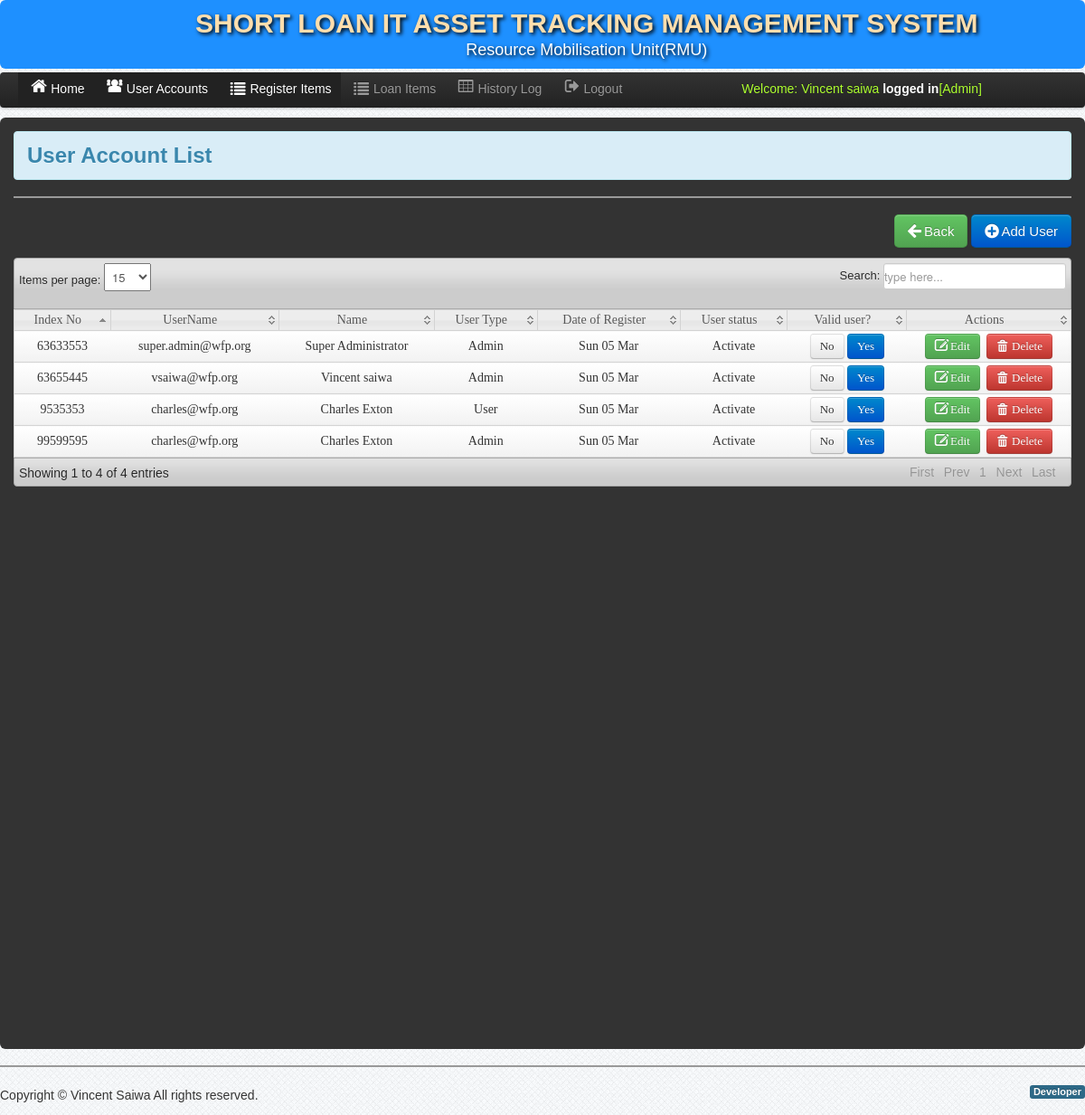
The app's page /Admin/user_account.php (signed in) with its own data.
### tables this page shows
CREATE TABLE `user` (
  `User_id` int(11) NOT NULL,
  `index_no` int(34) NOT NULL,
  `UserName` varchar(50) NOT NULL,
  `Password` varchar(50) NOT NULL,
  `fullname_user` varchar(200) NOT NULL,
  `User_Type` varchar(50) NOT NULL,
  `date_registered` varchar(200) NOT NULL,
  `registered_by` varchar(200) NOT NULL,
  `status` varchar(34) NOT NULL
);

### Admin/session.php (called while the page is built, shortened)
<?php
$id_session=$_SESSION['User_id'];
?>

### Admin/user_account.php (the view, shortened to what this page needs)
<?php include('dbcon.php'); include('session.php');include('header.php'); ?>
<body>
    <?php include('nav-top.php'); ?>
    <div class="navbar navbar-fixed-top1 " id="top1">
        <div class="navbar-inner">
            <div class="container">
                <div class="marg">
                    <?php include_once 'links.php';?>
                </div>
            </div>
        </div>
    </div>
    <div class="" >
    <div id="element" class="hero-body">
            <div class="alert alert-info">
                <h2>User Account List</h2>
            </div>
                <hr>
                   <div class="pull-right">
                    <a href="emp_profiles.php" class="btn btn-large btn-success"><i class="icon-arrow-left icon-large"></i>&nbsp;Back</a>
            <a class="btn btn-primary btn-large" id="add"  data-content="Click here to Add User" data-original-title="Add User?" rel="popover" href="add_user.php">  <i class="icon-plus-sign icon-large"></i>&nbsp;Add User</a>
             </div>
             <br>
             <br>
             <br>
            <table class="users-table">
            <div class="demo_jui">
                <table cellpadding="0" cellspacing="0" border="0" class="display" id="log" class="jtable">
                    <thead>
                        <tr>
                             <th>Index No</th>
                             <th>UserName</th>
                             <th>Name</th>
                             <th>User Type</th>
                             <th>Date of Register</th>
                             <th>User status</th>
                             <th>Valid user?</th>
                            <th>Actions</th>
                        </tr>
                    </thead>
                    <tbody>
                        <?php $user_query=mysqli_query($conn,"select * from user where UserName!='default_user@wfp.org'");
                            while($row=mysqli_fetch_array($user_query)){ $id=$row['User_id']; ?>
                            <tr class="del<?php echo $id ?>" style="text-align: center;">
                                <td><?php echo $row['index_no']; ?></td>
                                <td><?php echo $row['UserName']; ?></td>
                                <td><?php echo $row['fullname_user'];?></td>
                                <td><?php echo $row['User_Type'] ?></td>
                                <td><?php echo date('D d M', $row['date_registered']) ?></td>
                                <td><?php echo $row['status'] ?></td>
                                <td>
                                    <div class="">
                                            <a href="update_status1.php<?php echo '?id='.$id; ?>"" class="btn red" data-dismiss="modal">No</a>
                                            <a href="update_status.php<?php echo '?id='.$id; ?>" class="btn btn-primary">Yes</a>
                                        </div>
                                </td>
                                <td width="160">
                                    <a class="btn btn-success" href="edit_user.php<?php echo '?id='.$id; ?>"><i class="icon-edit icon-large"></i>&nbsp;Edit</a>&nbsp;
                                    <a class="btn btn-danger1"  data-toggle="modal" href="#d<?php echo $id; ?>">  <i class="icon-trash icon-large"></i>&nbsp;Delete</a>
                                </td>
                            </tr>
                            <?php }?>
                    </tbody>
                </table>
        </div>
        <?php include('footer.php');?>
    </div>
</body>

### Admin/links.php (shortened to what this page needs)
<ul class="nav">
                        <li>
                            <li class="active"><a href="home.php"><i class="icon-home icon-large"></i>Home</a></li>
                            <li class="active"><a href="user_account.php"><i class="icon-group icon-large"></i>User Accounts</a></li>
                            <li class="active"><a href="emp_add.php"><i class="icon-list icon-large"></i>Register Items</a></li>
                        </li>
                        <li><a href="returned_item_details.php"><i class="icon-list icon-large"></i>Loan Items</a></li>
                        <li><a href="history_log.php"><i class="icon-table icon-large"></i>History Log</a></li>
                        <li><a id="logout" data-toggle="modal" href="#myModal"><i class="icon-signout icon-large"></i>Logout</a></li>
                        <li><a id="welcome" data-toggle="modal" href="#"><i class="icon-large"></i><?php
                            $user_query=mysqli_query($conn,"select *  from user where User_id='$id_session'")or die(mysqli_error());
                                    $row=mysqli_fetch_array($user_query);
                                        echo 'Welcome:'." ".$row['fullname_user']." "."<b style='color:white;'>logged in</b>"."[".$row['User_Type']."]";
                            ?>
                        </a></li>
                    </ul>

### css/style.css (style rules this page uses)
* { margin:0; padding:0; }
body { font-family:"Trebuchet MS", "Myriad Pro", Arial, sans-serif; font-size:14px; background: #fff url(../img/bg.png) repeat top left; color:#333; text-shadow:0px 0px 0px #fff;; }
a { color:#777; }
#top1 { width:100% ; margin-left: 0%; text-align: center; background: white; }

### css/datatable/demo_table_jui.css (style rules this page uses)
table.display thead th { cursor: pointer; padding: 3px 0 3px 10px; }
table.display { border-collapse: collapse; clear: both; margin: 0 auto; width: 100%; }
table.display td { padding: 3px 10px; }
tr.odd { background-color: #fafafa; background-image: -moz-linear-gradient(top, #ffffff, #f2f2f2); background-image: -webkit-gradient(linear, 0 0, 0 100%, from(#ffffff), to(#f2f2f2)); background-image: -webkit-linear-gradient(top, #ffffff, #f2f2f2); background-image: -o-linear-gradient(top, #ffffff, #f2f2f2); background-image: linear-gradient(to bottom, #ffffff, #f2f2f2); background-repeat: repeat-x; border: 1px solid #d4d4d4; -webkit-border-radius: 4px; -moz-border-radius: 4px; border-radius: 4px; filter: progid:dximagetransform.microsoft.gradient(startColorstr='#ffffffff', endColorstr='#fff2f2f2', GradientType=0); -webkit-box-shadow: 0 1px 4px rgba(0, 0, 0, 0.065); -moz-box-shadow: 0 1px 4px rgba(0, 0, 0, 0.065); box-shadow: 0 1px 4px rgba(0, 0, 0, 0.065); }
tr.even { background-color: #fafafa; background-image: -moz-linear-gradient(top, #ffffff, #f2f2f2); background-image: -webkit-gradient(linear, 0 0, 0 100%, from(#ffffff), to(#f2f2f2)); background-image: -webkit-linear-gradient(top, #ffffff, #f2f2f2); background-image: -o-linear-gradient(top, #ffffff, #f2f2f2); background-image: linear-gradient(to bottom, #ffffff, #f2f2f2); background-repeat: repeat-x; border: 1px solid #d4d4d4; -webkit-border-radius: 4px; -moz-border-radius: 4px; border-radius: 4px; filter: progid:dximagetransform.microsoft.gradient(startColorstr='#ffffffff', endColorstr='#fff2f2f2', GradientType=0); -webkit-box-shadow: 0 1px 4px rgba(0, 0, 0, 0.065); -moz-box-shadow: 0 1px 4px rgba(0, 0, 0, 0.065); box-shadow: 0 1px 4px rgba(0, 0, 0, 0.065); }
tr.odd td.sorting_1 { background-color: f5f5f5; }
tr.even td.sorting_1 { background-color: f5f5f5; }

### Admin/nav-top.php (style rules this page uses)
#top1 { width:100% ; margin-left: 0%; text-align: center; background-color: dodgerblue; text-shadow: 2px 2px 4px #000000; float: inherit; }

### Admin/links.php (style rules this page uses)
#welcome { color: greenyellow; margin-right: -55%; }

### records on screen
user: fullname_user "Vincent saiwa", User_Type "Admin", index_no "63655445", UserName "vsaiwa@wfp.org", date_registered "Sun 05 Mar", status "Activate"
user: index_no "63633553", UserName "super.admin@wfp.org", fullname_user "Super Administrator", User_Type "Admin", date_registered "Sun 05 Mar", status "Activate"
user: index_no "99599595", UserName "charles@wfp.org", fullname_user "Charles Exton", User_Type "Admin", date_registered "Sun 05 Mar", status "Activate"
user: index_no "9535353", UserName "charles@wfp.org", fullname_user "Charles Exton", User_Type "User", date_registered "Sun 05 Mar", status "Activate"
